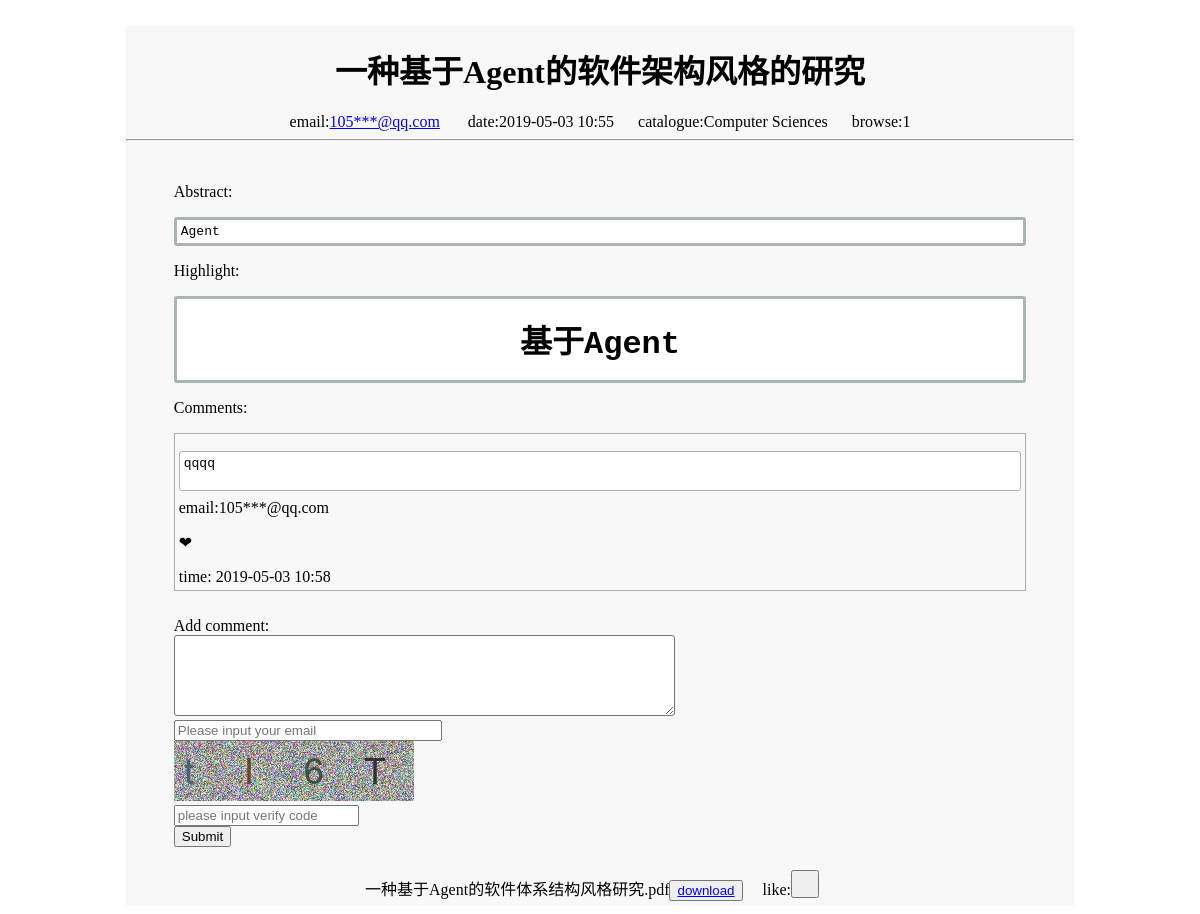
Page /1fc05507-4436-46ee-aaf6-7301ce28aa6d on the earlier database version.
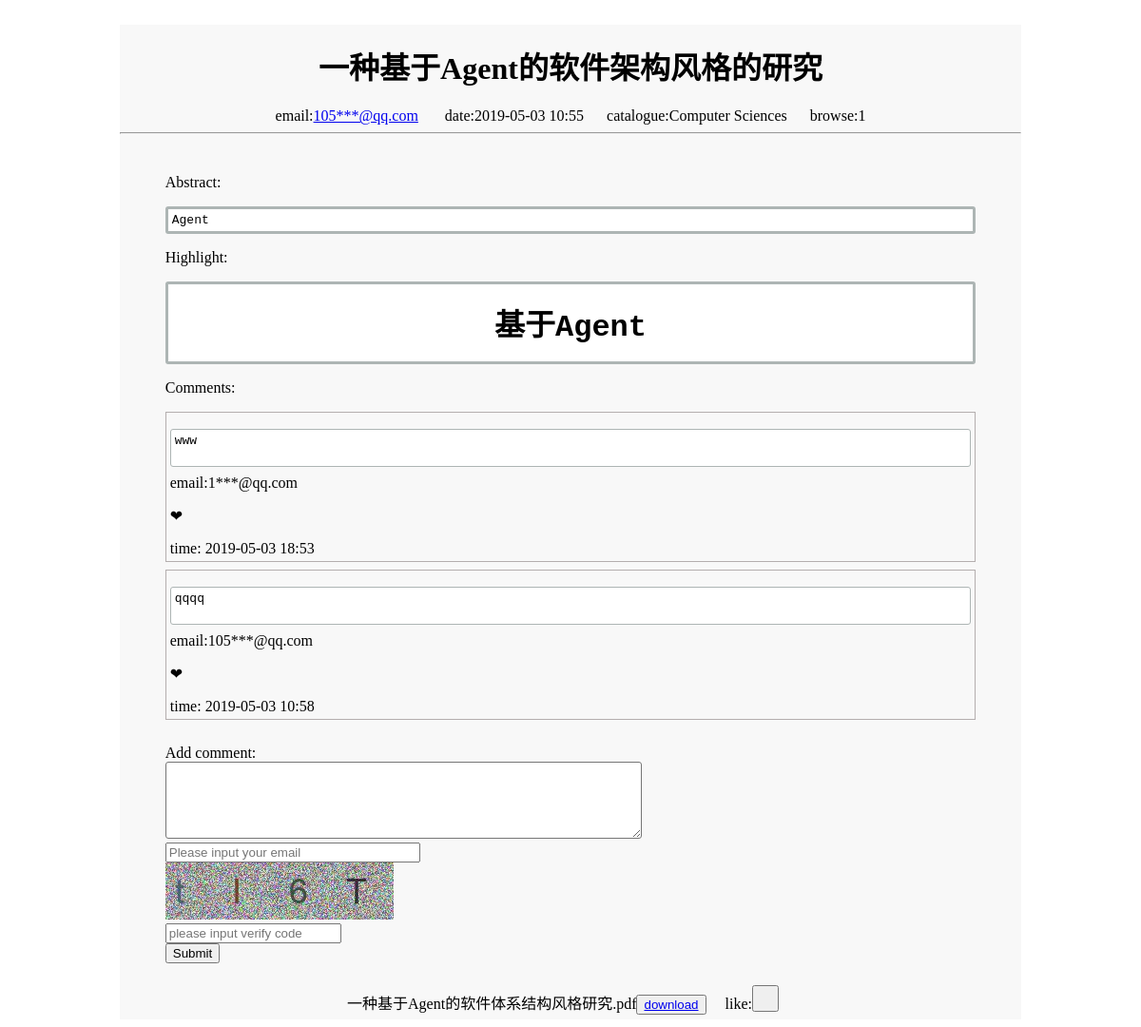
Same page on the later database version.
### tables this page shows
CREATE TABLE Publish
(
    id text PRIMARY KEY,
    fname text,
    title text,
    abstract text,
    desc text,
    email text,
    path text,
    time text
);

CREATE TABLE Catalogue
(
    id integer PRIMARY KEY AUTOINCREMENT NOT NULL,
    catalogue text,
    desc text
, pid integer NULL, subject text NULL);

CREATE TABLE Browse
(
    id text,
    count int DEFAULT 0, ip text NULL,
    CONSTRAINT Browse_Publish_id_fk FOREIGN KEY (id) REFERENCES Publish (id)
);

CREATE TABLE Article
(
    id text,
    thumb text,
    comment text,
    email text,
    time text,
    comment_id integer PRIMARY KEY AUTOINCREMENT NOT NULL,
    CONSTRAINT Article_Publish_id_fk FOREIGN KEY (id) REFERENCES Publish (id)
);

### app.py (the view)
@app.route('/<id>')
def title(id):
    info = Serverdatabase.article(id)
    info1 = Serverdatabase.article1(id)
    info2 = Serverdatabase.get_article_catalogue_info(id)
    info3 = Serverdatabase.get_count(id)
    tool = Tool()
    return render_template('article.html', info=info, info1=info1, info2=info2, id=id, info3=info3,tool=tool)

### app.py (called while the page is built)
@app.after_request
def after_request(response):
    if request.path.startswith('/'):
        id = request.path[request.path.rfind('/', 0)+1:]
        print(id)
        ip = request.remote_addr
        print(ip)
        Serverdatabase.set_count(id, ip)
    return response

@app.before_request
def before_request():
    if request.path.startswith('/publish/'):
        verify = Verify()
        verify.show()

@app.before_request
def beforeRequest():
    ip = request.remote_addr
    Serverdatabase.record_ip(ip)

    def jiami(self, email):
        email3 = email
        count1 = len(email)
        email = email[0:email.rfind('@', 0)]
        count = len(email)
        email1 = email[0:int(count / 3)]
        email2 = email[int(count / 3):count]
        email2 = email2.replace(email2, "***")
        email4 = email3[count:count1]
        email5 = email1 + email2 + email4
        return email5

### publish.py (called while the page is built)
    @staticmethod
    def get_count(id):
        conn = sqlite3.connect('server.sqlite3')
        c = conn.cursor()
        sql = 'select * from Browse where id = \''+id+'\''
        c.execute(sql)
        data = c.fetchall()
        conn.commit()
        c.close()
        conn.close()
        return data

### templates/article.html (shortened to what this page needs)
<!DOCTYPE html>
<html lang="en">
<head>
</head><script src="http://cdn.bootcss.com/jquery/2.2.4/jquery.js"></script>
<body>
<br/>
<div id="head">
{% autoescape false %}
    {% for item in info1 %}
    <li>
  <h1 id="h1">{{ item[2] }}</h1>
        <div align="center">
            <span>  email:<a href = "{{ url_for('author', email =item[5])}} ">{{ tool.jiami(item[5]) }}</a></span>&nbsp;&nbsp;&nbsp;&nbsp;&nbsp;&nbsp;
        <span>date:{{ item[7] }}</span>&nbsp;&nbsp;&nbsp;&nbsp;&nbsp;
    {% autoescape false %}
{% for i in info2 %}
        <span> catalogue:{{ i[1] }}</span>&nbsp;&nbsp;&nbsp;&nbsp;&nbsp;
{% endfor %}
{% endautoescape %}
    {% autoescape false %}
        {% for item in info3 %}
            <span> browse:{{ item[1] }}</span>
        {% endfor %}
        {% endautoescape %}
    </div>
  <hr>
  <br/><div id="content">
  <p>Abstract: </p>
  <pre>{{ item[3] }}</pre>
  <p>Highlight:</p>
  <pre>{{ item[4] }}</pre>
    </div> </li>
    {% endfor %}
{% endautoescape %}
<div id = "content">
   <p>Comments:</p>
{% autoescape false %}
{% for item in info %}
  <div class="comment"><pre class="comment"><li>{{ item[2] }}</li><br/></pre>
      email:{{ tool.jiami(item[3]) }}
      <br/>
      <p class="like1">&#10084;</p>
      time: {{ item[4] }}
  </div>
  {% endfor %}
{% endautoescape %}
  </div><br/>
<div id = "content"><form action="{{ url_for("comment",id = id) }}" method="post" onsubmit="return YanZhen()">
    Add comment:<br/> <textarea rows="5" cols="60" name = "comment" required = required ></textarea><br/>
    <input type = "text" required = required name = "email" id = "email" placeholder="Please input your email" ></br>
        <img id="imgimg" src="" alt = "verify_code" >
    <br/>
        <input type = "text" required = required class="form-control" id = "vcode" name = "vcode" placeholder="please input verify code">
   <br>
    <input type="submit" value="Submit">
</form></div>
  <br>
<div>
{% autoescape false %}
    {% for item in info1 %}
    <li>
        <div align="center">{{ item[1] }}<button id="download"><a href="/download/{{ item[1] }}">download</a></button>&nbsp;&nbsp;&nbsp;&nbsp;
            like:<button id="like" style = "backgroundColor:#f8f8f8; width: 28px; height: 28px">
    </button>&nbsp;&nbsp;&nbsp;&nbsp;
    </li>
        {% endfor %}
{% endautoescape %}
  </div>
</div>
</body>
</html>

Differences in the rows shown:
added Article: comment "www", jiami "1***@qq.com", time "2019-05-03 18:53"
